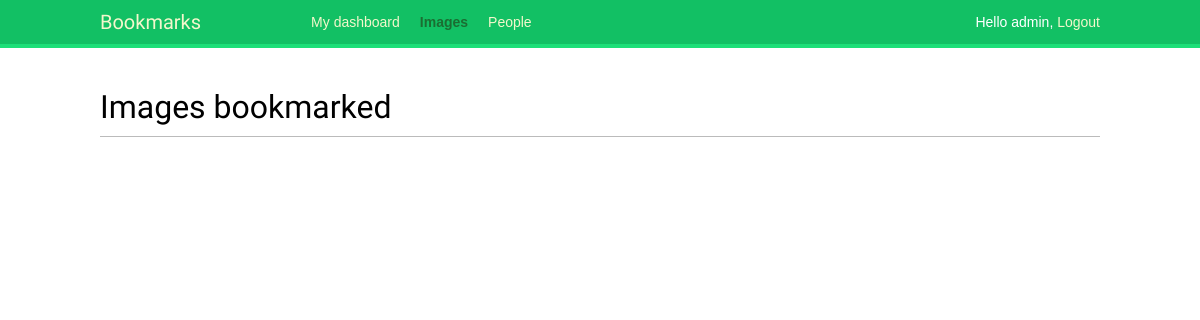
/images/ (signed in), run on an earlier commit of the app's database.
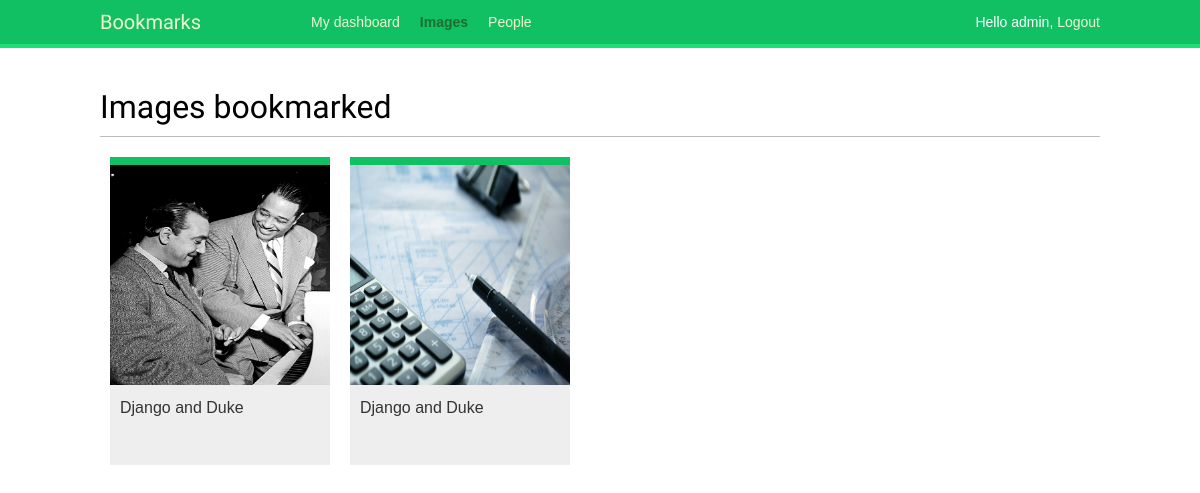
And on a later commit of the database.
### images/models.py (models this page shows, shortened)
class Image(models.Model):
    user = models.ForeignKey(settings.AUTH_USER_MODEL,
                             related_name='images_created',
                             on_delete=models.CASCADE)
    title = models.CharField(max_length=200)
    slug = models.SlugField(max_length=200,
                            blank=True)
    url = models.URLField(max_length=2000)
    image = models.ImageField(upload_to='images/%Y/%m/%d/')
    description = models.TextField(blank=True)
    created = models.DateField(auto_now_add=True)
    users_like = models.ManyToManyField(settings.AUTH_USER_MODEL,
                                        related_name='images_liked',
                                        blank=True)
    class Meta:
        indexes = [
            models.Index(fields=['-created']),
        ]
        ordering = ['-created']
    def get_absolute_url(self):
        return reverse('images:detail', args=[self.id,
                                              self.slug])

### images/views.py (the view)
# urls.py: path('', views.image_list, name='list'),
@login_required
def image_list(request):
    images = Image.objects.all()
    paginator = Paginator(images, 8)
    page = request.GET.get('page')
    images_only = request.GET.get('images_only')
    try:
        images = paginator.page(page)
    except PageNotAnInteger:
        images = paginator.page(1)
    except EmptyPage:
        if images_only:
            return HttpResponse('')
        images = paginator.page(paginator.num_pages)
    if images_only:
        return render(request,
                      'images/image/list_images.html',
                      {'section': 'images',
                       'images': images})
    return render(request,
                  'images/image/list.html',
                   {'section': 'images',
                    'images': images})

### images/templates/images/image/list.html (shortened to what this page needs)
{% extends "base.html" %}
{% block content %}
  <h1>Images bookmarked</h1>
  <div id="image-list">
    {% include "images/image/list_images.html" %}
  </div>
{% endblock %}

### images/templates/images/image/list_images.html
{% load thumbnail %}
{% for image in images %}
  <div class="image">
    <a href="{{ image.get_absolute_url }}">
      {% thumbnail image.image 300x300 crop="smart" as im %}
      <a href="{{ image.get_absolute_url }}">
        <img src="{{ im.url }}">
      </a>
    </a>
    <div class="info">
      <a href="{{ image.get_absolute_url }}" class="title">
        {{ image.title }}
      </a>
    </div>
  </div>
{% endfor %}

What changed in the data, as far as the page shows it:
added Image: shows a picture, title "Django and Duke"
added Image: shows a picture, title "Django and Duke"
